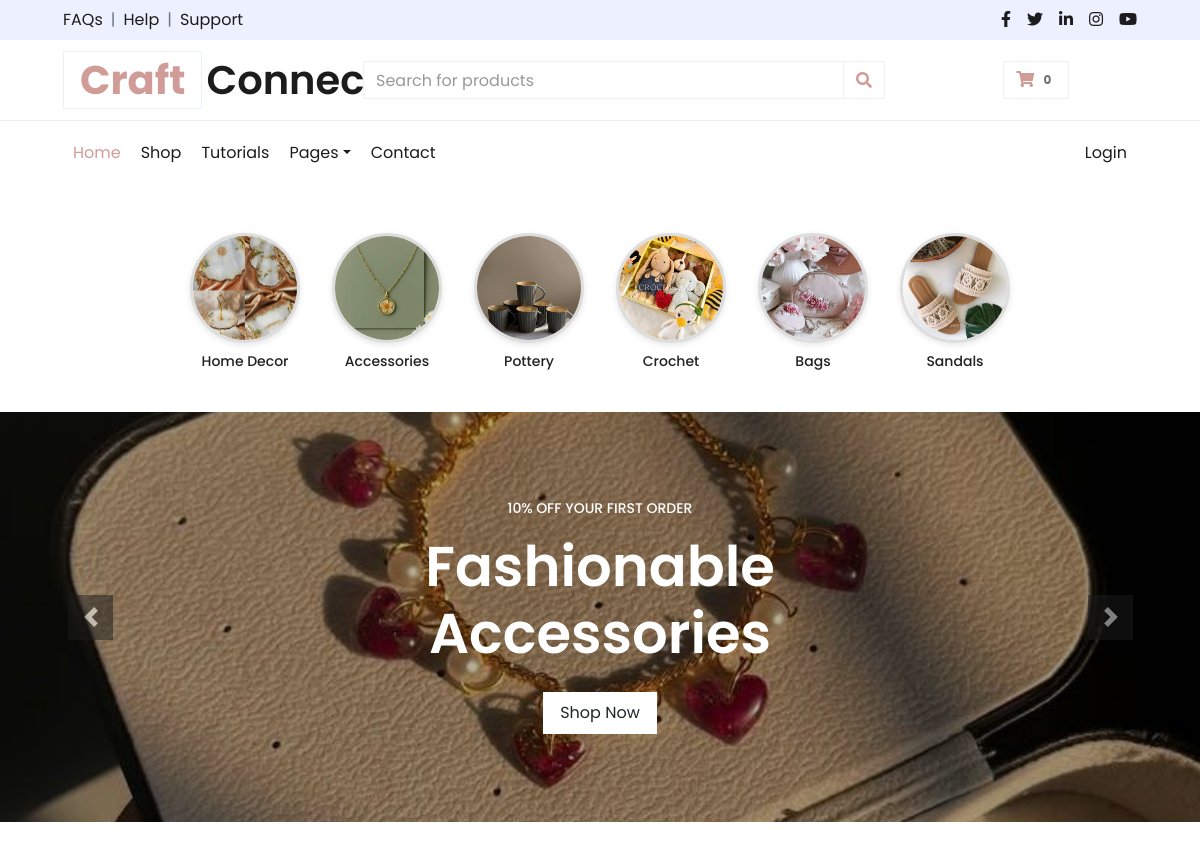
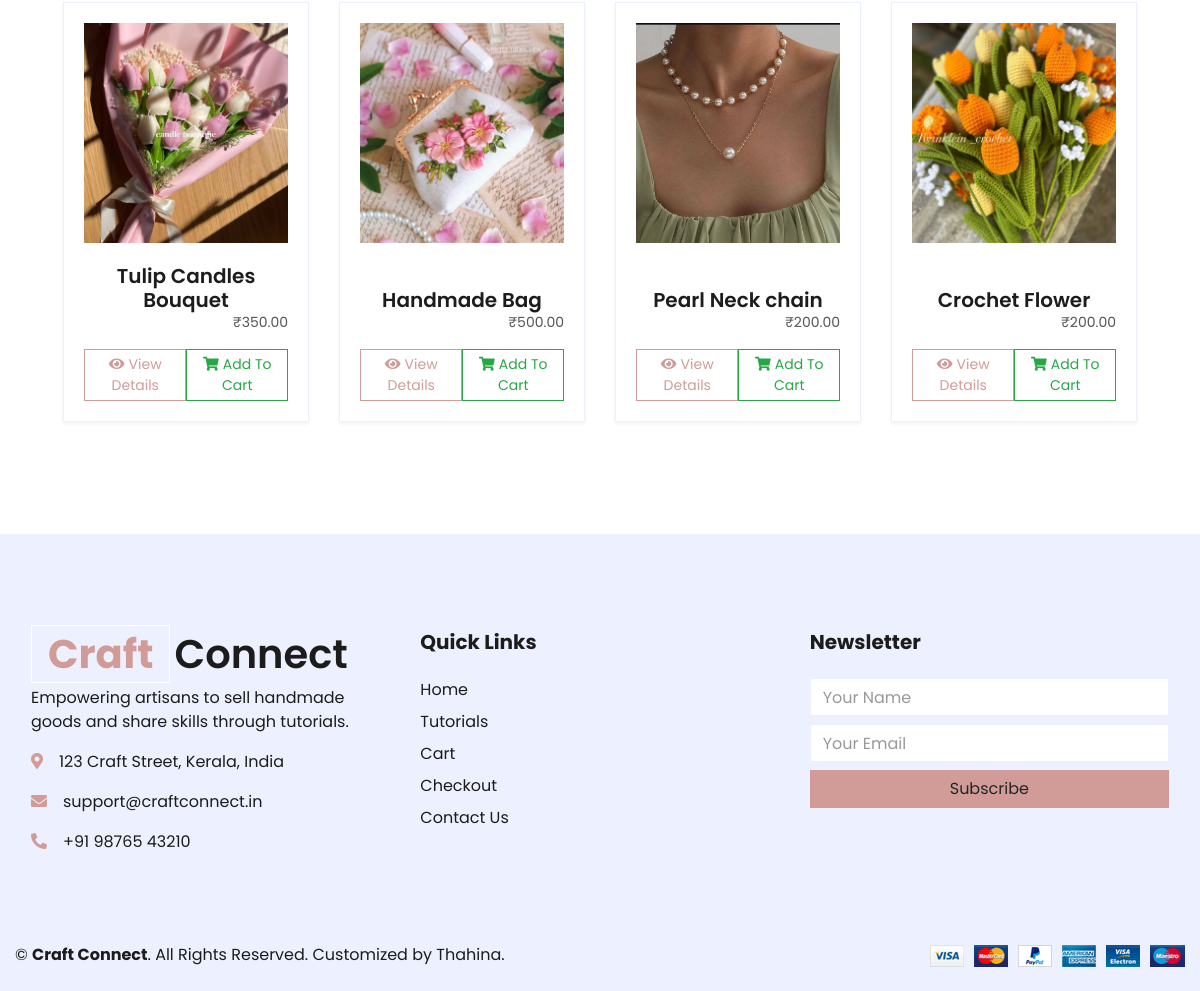
The app's page /home/index.php with its own data (2 pictures, top to bottom).
### tables this page shows
CREATE TABLE `products` (
  `id` int(11) NOT NULL,
  `seller_id` int(11) NOT NULL,
  `name` varchar(100) NOT NULL,
  `description` text DEFAULT NULL,
  `category` varchar(50) NOT NULL,
  `price` decimal(10,2) NOT NULL,
  `stock` int(11) NOT NULL,
  `image_url` varchar(255) DEFAULT NULL,
  `created_at` datetime DEFAULT current_timestamp()
);

### home/index.php (the view, shortened to what this page needs)
<?php
$conn = mysqli_connect("localhost", "root", "", "craftconnect");
$profile_img = 'img/default-user.png';
$user_name = 'Guest';
$categories = ["Home Decor", "Bags", "Pottery", "Accessories", "Crochet", "Sandals"];
$products_by_category = [];
foreach ($categories as $cat) {
    $stmt = $conn->prepare("SELECT * FROM products WHERE category = ? ORDER BY RAND() LIMIT 1");
    $stmt->bind_param("s", $cat);
    $stmt->execute();
    $result = $stmt->get_result();
    $products_by_category[$cat] = $result->fetch_assoc();
}
?>
<!DOCTYPE html>
<html lang="en">
<link href="https://cdnjs.cloudflare.com/ajax/libs/font-awesome/5.10.0/css/all.min.css" rel="stylesheet">
<link href="lib/owlcarousel/assets/owl.carousel.min.css" rel="stylesheet">
<link href="css/style.css" rel="stylesheet">
</head>
<body>
    <div class="container-fluid">
        <div class="row bg-secondary py-2 px-xl-5">
            <div class="col-lg-6 d-none d-lg-block">
                <div class="d-inline-flex align-items-center">
                    <a class="text-dark" href="">FAQs</a>
                    <span class="text-muted px-2">|</span>
                    <a class="text-dark" href="">Help</a>
                    <span class="text-muted px-2">|</span>
                    <a class="text-dark" href="">Support</a>
                </div>
            </div>
            <div class="col-lg-6 text-center text-lg-right">
                <div class="d-inline-flex align-items-center">
                    <a class="text-dark px-2" href="https://www.facebook.com/profile.php?id=61578561308304">
                        <i class="fab fa-facebook-f"></i>
                    </a>
                    <a class="text-dark px-2" href="">
                        <i class="fab fa-twitter"></i>
                    </a>
                    <a class="text-dark px-2" href="">
                        <i class="fab fa-linkedin-in"></i>
                    </a>
                    <a class="text-dark px-2"
                        href="https://www.instagram.com/cra_ftconnect?igsh=MTk1dHprYjM3OXY1MA%3D%3D&utm_source=qr">
                        <i class="fab fa-instagram"></i>
                    </a>
                    <a class="text-dark pl-2" href="http://youtube.com/@tutaart">
                        <i class="fab fa-youtube"></i>
                    </a>
                </div>
            </div>
        </div>
        <div class="row align-items-center py-3 px-xl-5">
            <div class="col-lg-3 d-none d-lg-block">
                <a href="" class="text-decoration-none">
                    <h1 class="m-0 display-5 font-weight-semi-bold"><span
                            class="text-primary font-weight-bold border px-3 mr-1">Craft</span>Connect</h1>
                </a>
            </div>
            <div class="col-lg-6 col-6 text-left ml-4">
                <form action="">
                    <div class="input-group">
                        <input type="text" class="form-control" placeholder="Search for products">
                        <div class="input-group-append">
                            <span class="input-group-text bg-transparent text-primary">
                                <i class="fa fa-search"></i>
                            </span>
                        </div>
                    </div>
                </form>
            </div>
            <div class="col-md-2 col-2 text-right">
                <a href="cart.php" class="btn border">
                    <i class="fas fa-shopping-cart text-primary"></i>
                    <span class="badge">0</span>
                </a>
            </div>
        </div>
    </div>
    <div class="container-fluid mb-5">
        <div class="row border-top px-xl-5">
            <div class="col-lg-12">
                <nav class="navbar navbar-expand-lg bg-light navbar-light py-3 py-lg-0 px-0">
                    <div class="collapse navbar-collapse justify-content-between" id="navbarCollapse">
                        <div class="navbar-nav mr-auto py-0">
                            <a href="index.php" class="nav-item nav-link active">Home</a>
                            <a href="shop.php" class="nav-item nav-link">Shop</a>
                            <a href="tutorial.php" class="nav-item nav-link">Tutorials</a>
                            <div class="nav-item dropdown">
                                <a href="#" class="nav-link dropdown-toggle" data-toggle="dropdown">Pages</a>
                            </div>
                            <a href="contact.php" class="nav-item nav-link">Contact</a>
                        </div>
                        <div class="navbar-nav ml-auto py-0 d-flex align-items-center gap-3">
                            <?php if (isset($_SESSION['user_id'])): ?>
                                <div class="d-flex align-items-center gap-2">
                                    <div class="profile-img" style="
                                    width: 35px;
                                    height: 35px;
                                    border-radius: 50%;
                                    background-image: url('<?php echo htmlspecialchars($profile_img); ?>');
                                    background-size: cover;
                                    background-position: center;
                                    border: 1px solid #ccc;
                                "></div>
                                    <span class="nav-item nav-link mb-0">
                                        <i class="las la-user"></i>
                                        Hello, <strong><?php echo htmlspecialchars($user_name); ?></strong>
                                    </span>
                                    <a href="logout.php" class="nav-item nav-link text-danger">
                                        <i class="las la-sign-out-alt"></i> Logout
                                    </a>
                                </div>
                            <?php else: ?>
                                <a href="login.html" class="nav-item nav-link">
                                    <i class="las la-sign-in-alt"></i> Login
                                </a>
                            <?php endif; ?>
                        </div>
                    </div>
                </nav>
            </div>
        </div>
    </div>
    <div class="container my-4">
        <div class="d-flex justify-content-center align-items-center flex-wrap gap-4">
            <div class="text-center mx-3">
                <div class="category-circle">
                    <a href="decore.php"><img src="img/resin3.jpg" alt="Home Decor"></a>
                </div>
                <p class="mt-2 font-weight-medium">Home Decor</p>
            </div>
            <div class="text-center mx-3">
                <div class="category-circle">
                    <a href="accessories.php"><img src="img/resinjwl12.jpg" alt="Accessories"></a>
                </div>
                <p class="mt-2 font-weight-medium">Accessories</p>
            </div>
            <div class="text-center mx-3">
                <div class="category-circle">
                    <a href="pottery.php"><img src="img/cup4.jpg" alt="Pottery"></a>
                </div>
                <p class="mt-2 font-weight-medium">Pottery</p>
            </div>
            <div class="text-center mx-3">
                <div class="category-circle">
                    <a href="crochet.php"><img src="img/tou8.jpg" alt="Crochet"></a>
                </div>
                <p class="mt-2 font-weight-medium">Crochet</p>
            </div>
            <div class="text-center mx-3">
                <div class="category-circle">
                    <a href="bags.php"><img src="img/bag10.jpg" alt="Bags"></a>
                </div>
                <p class="mt-2 font-weight-medium">Bags</p>
            </div>
            <div class="text-center mx-3">
                <div class="category-circle">
                    <a href="sandals.php"><img src="img/sandal5.jpg" alt="Sandals"></a>
                </div>
                <p class="mt-2 font-weight-medium">Sandals</p>
            </div>
        </div>
    </div>
    <div id="header-carousel" class="carousel slide" data-ride="carousel" data-interval="3000">
        <div class="carousel-inner">
            <div class="carousel-item active" style="height: 410px;">
                <img class="img-fluid" src="img/resinjwl.jpg" alt="Image"
                    style="height: 100%; width: 100%; object-fit: cover;">
                <div class="carousel-caption d-flex flex-column align-items-center justify-content-center">
                    <div class="p-3" style="max-width: 700px;">
                        <h4 class="text-light text-uppercase font-weight-medium mb-3">10% Off Your First Order</h4>
                        <h3 class="display-4 text-white font-weight-semi-bold mb-4">Fashionable Accessories</h3>
                        <a href="shop.php" class="btn btn-light py-2 px-3">Shop Now</a>
                    </div>
                </div>
            </div>
        </div>
        <a class="carousel-control-prev" href="#header-carousel" data-slide="prev">
            <div class="btn btn-dark" style="width: 45px; height: 45px;">
                <span class="carousel-control-prev-icon mb-n2"></span>
            </div>
        </a>
        <a class="carousel-control-next" href="#header-carousel" data-slide="next">
            <div class="btn btn-dark" style="width: 45px; height: 45px;">
                <span class="carousel-control-next-icon mb-n2"></span>
            </div>
        </a>
    </div>
    <div class="container-fluid pt-5">
        <div class="row px-xl-5 pb-3">
            <?php foreach ($products_by_category as $cat => $product): ?>
                <?php if ($product): ?>
                    <div class="col-lg-3 col-md-6 mb-4">
                        <div class="cat-item d-flex flex-column border mb-4">
                            <div class="cat-img position-relative overflow-hidden">
                                <?php
                                $img = !empty($product['image_url']) ? 'img/' . basename($product['image_url']) : 'img/no-image.png';
                                ?>
                                <img src="<?php echo $img; ?>" alt="<?php echo htmlspecialchars($product['name']); ?>"
                                    class="product-img img-fluid" style="height: 220px; object-fit: cover; width: 100%;">
                            </div>
                            <h5 class="font-weight-semi-bold m-0 mt-2"><?php echo htmlspecialchars($product['name']); ?></h5>
                            <p>₹<?php echo htmlspecialchars($product['price']); ?></p>
                            <div class="d-flex justify-content-between mt-2">
                                <a href="detail.php?id=<?php echo $product['id']; ?>" class="btn btn-sm btn-outline-primary">
                                    <i class="fas fa-eye mr-1"></i>View Details
                                </a>
                                <a href="cart.php?id=<?php echo $product['id']; ?>&qty=1"
                                    class="btn btn-sm btn-outline-success">
                                    <i class="fas fa-shopping-cart mr-1"></i>Add To Cart
                                </a>
                            </div>
                        </div>
                    </div>
                <?php endif; ?>
            <?php endforeach; ?>
        </div>
    </div>
    <div class="container-fluid bg-secondary text-dark mt-5 pt-5">
        <div class="row px-3 pt-5">
            <div class="col-lg-4 col-md-12 mb-5">
                <h1 class="display-5 font-weight-semi-bold"><span
                        class="text-primary font-weight-bold border border-white px-3 mr-1">Craft</span>Connect</h1>
                <p>Empowering artisans to sell handmade goods and share skills through tutorials.</p>
                <p><i class="fa fa-map-marker-alt text-primary mr-3"></i>123 Craft Street, Kerala, India</p>
                <p><i class="fa fa-envelope text-primary mr-3"></i>support@craftconnect.in</p>
                <p><i class="fa fa-phone-alt text-primary mr-3"></i>+91 98765 43210</p>
            </div>
            <div class="col-lg-4 col-md-6 mb-5">
                <h5 class="font-weight-bold mb-4">Quick Links</h5>
                <a class="text-dark mb-2 d-block" href="index.php">Home</a>
                <a class="text-dark mb-2 d-block" href="tutorials.php">Tutorials</a>
                <a class="text-dark mb-2 d-block" href="cart.php">Cart</a>
                <a class="text-dark mb-2 d-block" href="checkout.php">Checkout</a>
                <a class="text-dark d-block" href="contact.php">Contact Us</a>
            </div>
            <div class="col-lg-4 col-md-6 mb-5">
                <h5 class="font-weight-bold mb-4">Newsletter</h5>
                <form>
                    <input type="text" class="form-control mb-2" placeholder="Your Name" required>
                    <input type="email" class="form-control mb-2" placeholder="Your Email" required>
                    <button class="btn btn-primary btn-block" type="submit">Subscribe</button>
                </form>
            </div>
        </div>
        <div class="row border-top py-4">
            <div class="col-md-6 text-center text-md-left">
                &copy; <strong>Craft Connect</strong>. All Rights Reserved. Customized by Thahina.
            </div>
            <div class="col-md-6 text-center text-md-right">
                <img class="img-fluid" src="img/payments.png" alt="Payment Methods">
            </div>
        </div>
    </div>
</body>
</html>

### home/index.php (style rules this page uses)
.cat-item { height: 420px; display: flex; flex-direction: column; justify-content: space-between; padding: 20px; border: 1px solid #ddd; box-shadow: 0 2px 4px rgba(0, 0, 0, 0.05); transition: transform 0.3s; }
.cat-img { height: 270px; width: 100%; overflow: hidden; }
.cat-img img { height: 100%; width: 100%; object-fit: cover; display: block; }
.cat-item p { margin-bottom: 0.5rem; text-align: right; font-size: 14px; color: #555; }
.cat-item h5 { text-align: center; margin-top: 10px; font-weight: 600; }
.product-img { height: 250px; overflow: hidden; }
.gap-3 { gap: 15px; }
.category-circle { width: 110px; height: 110px; border-radius: 50%; overflow: hidden; border: 3px solid #ddd; box-shadow: 0 2px 6px rgba(0, 0, 0, 0.1); transition: transform 0.3s; }
.category-circle img { width: 100%; height: 100%; object-fit: cover; }
.font-weight-medium { font-weight: 500; font-size: 14px; color: #222; }

### records on screen
products: image_url (picture), name "Tulip Candles Bouquet", price "350.00"
products: image_url (picture), name "Handmade Bag", price "500.00"
products: image_url (picture), name "Pearl Neck chain", price "200.00"
products: image_url (picture), name "Crochet Flower", price "200.00"
